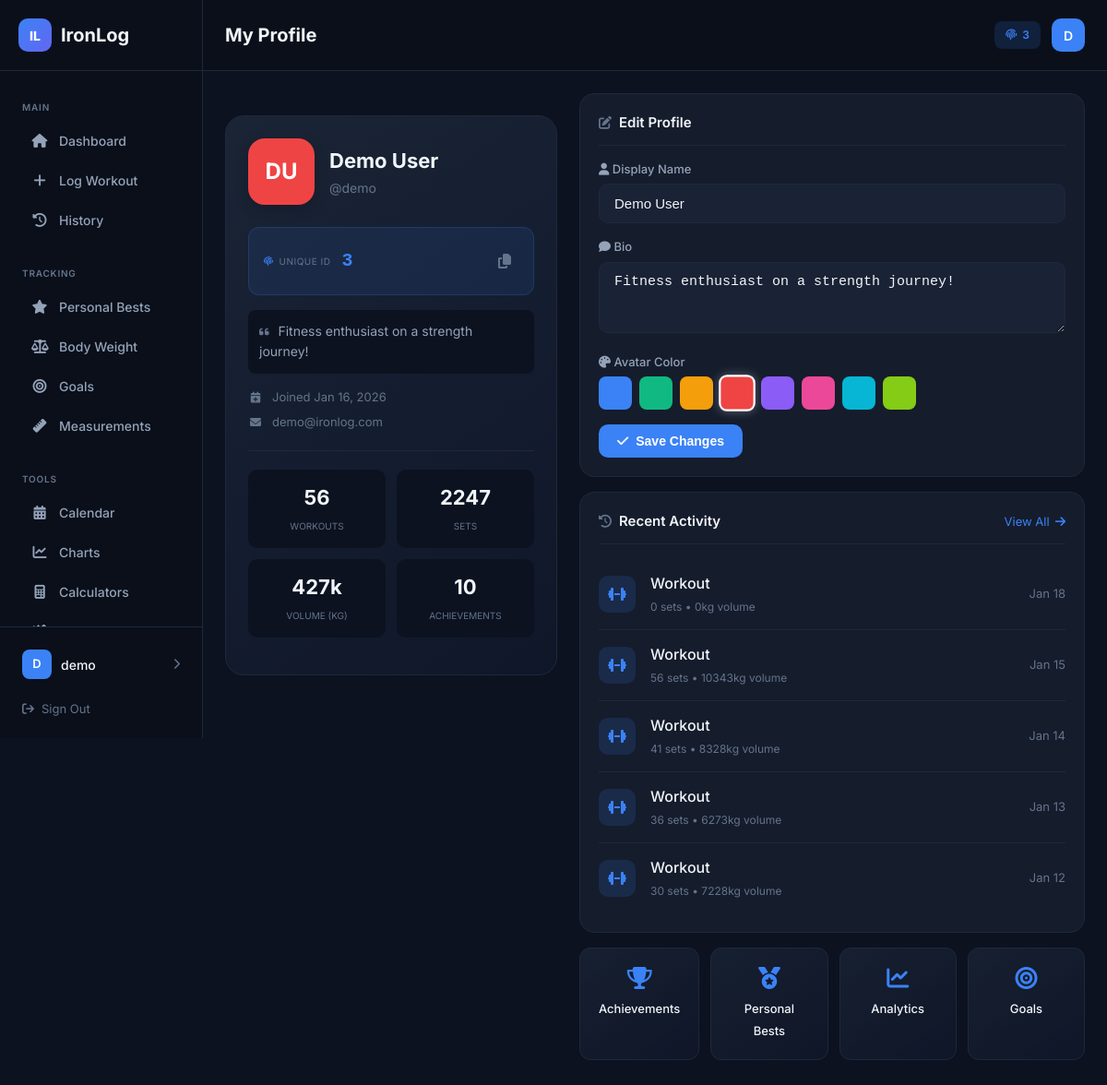
Page /profile/ (signed in) on the earlier database version.
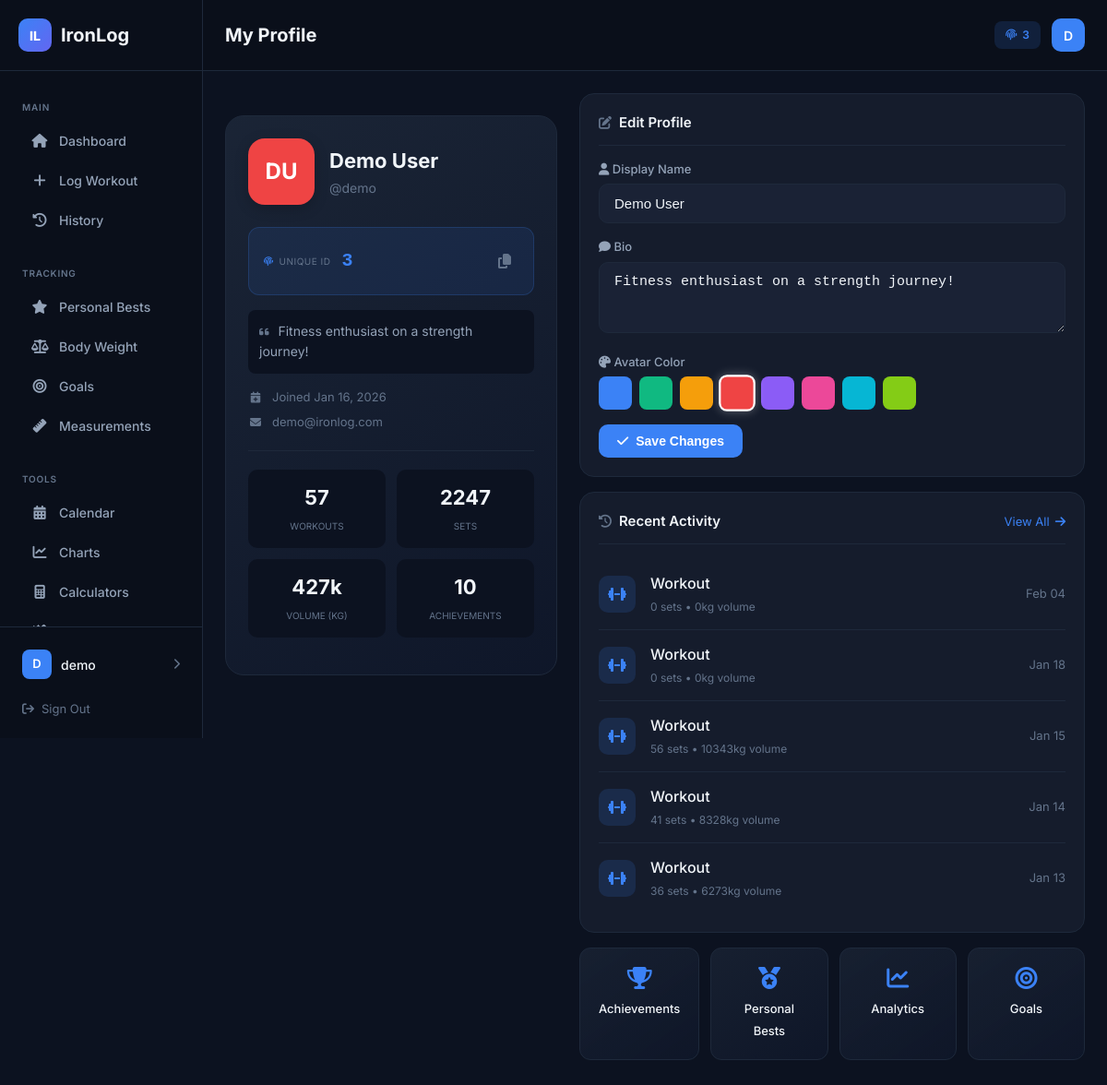
Same page on the later database version.
### workouts/models.py (models this page shows, shortened)
class Workout(models.Model):
    user = models.ForeignKey(User, on_delete=models.CASCADE, null=True, blank=True)
    date = models.DateField(default=timezone.now)
    muscle_groups = models.CharField(max_length=100, default='')
    notes = models.TextField(blank=True, default='')
    duration_minutes = models.PositiveIntegerField(null=True, blank=True)
    created_at = models.DateTimeField(auto_now_add=True)
    class Meta:
        ordering = ['-date', '-created_at']
    def get_total_volume(self):
        return sum(s.weight * s.reps for s in self.sets.all())

class Set(models.Model):
    workout = models.ForeignKey(Workout, on_delete=models.CASCADE, related_name='sets')
    exercise = models.ForeignKey(Exercise, on_delete=models.CASCADE, related_name='sets')
    set_number = models.PositiveIntegerField(default=1)
    weight = models.DecimalField(max_digits=6, decimal_places=2)  # Weight per hand for dumbbells
    reps = models.PositiveIntegerField()
    notes = models.CharField(max_length=200, blank=True, default='')
    created_at = models.DateTimeField(auto_now_add=True)
    class Meta:
        ordering = ['created_at']

### workouts/views.py (the view, shortened to what this page needs)
# urls.py: path('profile/', views.ProfileView.as_view(), name='profile'),
class ProfileView(LoginRequiredMixin, View):
    def get(self, request):
        user = request.user
        profile, created = UserProfile.objects.get_or_create(user=user)
        total_workouts = Workout.objects.filter(user=user).count()
        total_sets = Set.objects.filter(workout__user=user).count()
        total_volume = sum(w.get_total_volume() for w in Workout.objects.filter(user=user))
        total_prs = Achievement.objects.filter(user=user, unlocked=True).count()
        recent_workouts = Workout.objects.filter(user=user)[:5]
        member_since = user.date_joined
        today = timezone.now().date()
        streak = 0
        check_date = today
        while True:
            if Workout.objects.filter(user=user, date=check_date).exists():
                streak += 1
                check_date -= timedelta(days=1)
            else:
                break
        context = {
            'profile': profile,
            'total_workouts': total_workouts,
            'total_sets': total_sets,
            'total_volume': total_volume,
            'total_prs': total_prs,
            'recent_workouts': recent_workouts,
            'member_since': member_since,
            'current_streak': streak,
        }
        return render(request, 'workouts/profile.html', context)

### workouts/models.py (called while the page is built)
    def get_initials(self):
        name = self.display_name or self.user.username
        parts = name.split()
        if len(parts) >= 2:
            return (parts[0][0] + parts[1][0]).upper()
        return name[:2].upper()

### templates/workouts/profile.html (shortened to what the changed rows need)
{% extends 'base.html' %}
{% block page_title %}My Profile{% endblock %}
{% block content %}
<div class="profile-grid">
    <div class="profile-card">
        <div class="profile-header">
            <div class="profile-identity">
                <h2 class="profile-name">{{ profile.display_name }}</h2>
            </div>
        </div>
        <div class="profile-stats">
            <div class="profile-stat">
                <span class="stat-value">{{ total_workouts }}</span>
                <span class="stat-label">Workouts</span>
            </div>
        </div>
    </div>
    <div class="profile-content">
        <div class="card">
            {% if recent_workouts %}
            <div class="activity-list">
                {% for workout in recent_workouts %}
                <a href="{% url 'workout_detail' workout.id %}" class="activity-item">
                    <div class="activity-icon">
                        <i class="fa-solid fa-dumbbell"></i>
                    </div>
                    <div class="activity-info">
                        <span class="activity-title">{{ workout.get_training_type_display }} Workout</span>
                        <span class="activity-meta">
                            {{ workout.sets.count }} sets • {{ workout.get_total_volume|floatformat:0 }}kg volume
                        </span>
                    </div>
                    <span class="activity-date">{{ workout.date|date:"M d" }}</span>
                </a>
                {% endfor %}
            </div>
            {% endif %}
        </div>
    </div>
</div>
{% endblock %}

Differences in the rows shown:
no longer on this page (row unchanged): Workout: sets.count "30", get_total_volume "7228", date "Jan 12"
added Workout: sets.count "0", get_total_volume "0", date "Feb 04"
Other differences:
{{ total_workouts }}: "56" → "57"
